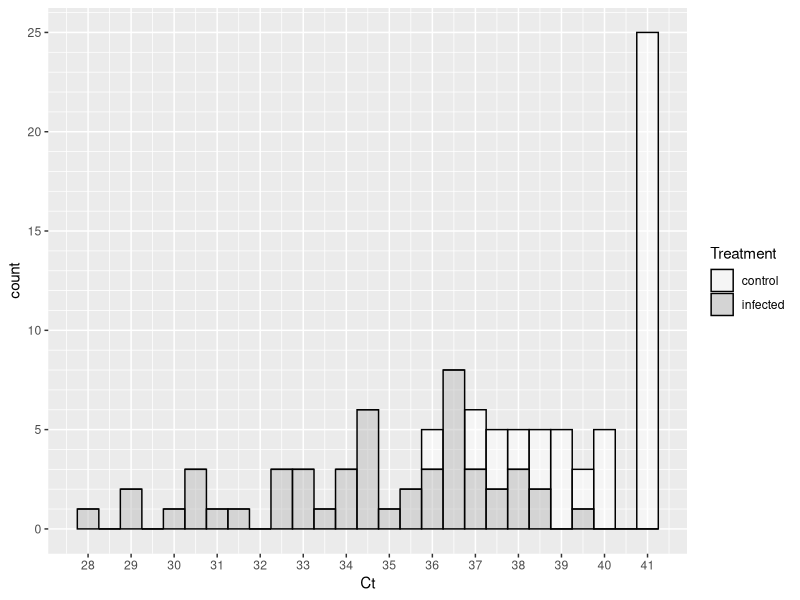
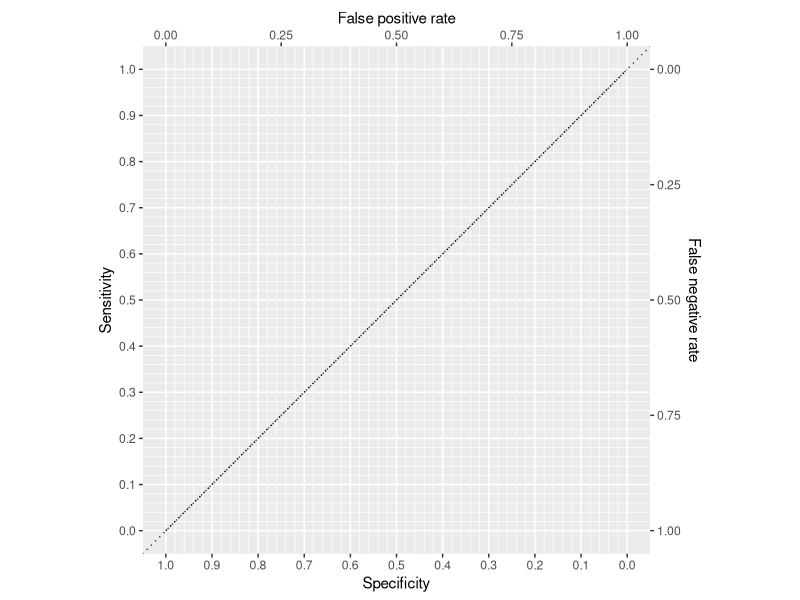
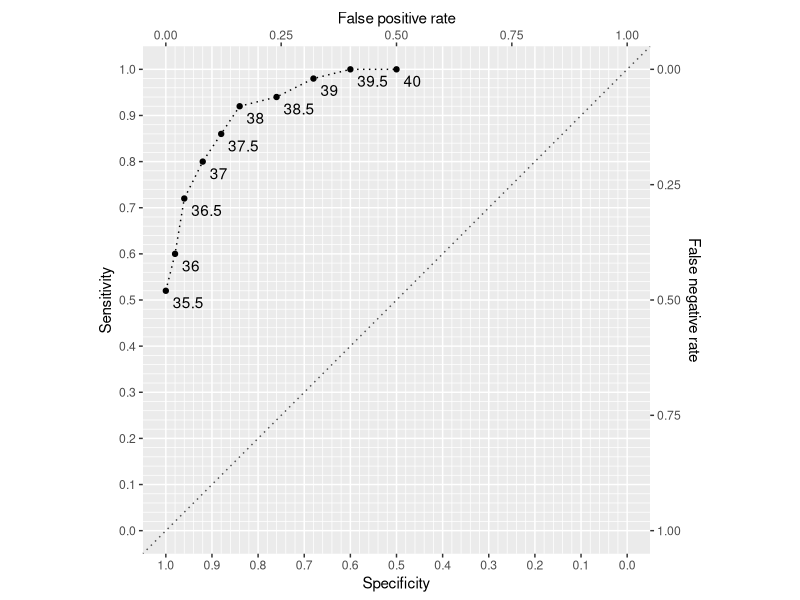

The R source for these figures, in order:
## ---- chunk 1
library(tufte)
# invalidate cache when the tufte version changes
knitr::opts_chunk$set(tidy = FALSE, 
                      message = FALSE, 
                      warning = FALSE,
                      echo = FALSE,
                      cache.extra = packageVersion('tufte'))
options(htmltools.dir.version = FALSE)
## ---- chunk 2
library(tidyverse)
# library(scales) # for prettier axis labels
# library(simecol) # for running model 
# theme_set(theme_minimal())
## ---- chunk 3
set.seed(101)
df <- tibble(Treatment = rep(c("infected", "control"), each = 50), 
       Ct = c(rnorm(50, mean = 35, sd = 3), rnorm(50, mean = 40, sd = 2.25))
) %>% 
  mutate(Ct = ifelse(Ct > 40, 41, Ct))


ggplot(df, aes(Ct, fill = Treatment)) + 
  geom_histogram(position = "stack", #center = 0.5,
                 binwidth = 1/2, 
                 alpha = 1/2, color = "black") + 
  scale_fill_manual(values = c("white", "gray")) +
  scale_x_continuous(breaks = 25:41) + 
  scale_y_continuous(minor_breaks = 0:50) 
## ---- chunk 4
# create table with Ct values along rows and numbers in columns
CTs = ( 80:(2*round(10*min(df$Ct[df$Treatment=="control"]))/10-1) )/2
TP <- FP <- TN <- FN <- Sensitivity <- Specificity <- numeric(length(CTs))
df2 <- tibble(Ct = CTs, TP, FP, TN, FN, Sensitivity, Specificity)
## ---- chunk 5
library(kableExtra)
knitr::kable(df2) %>% 
  kable_styling(bootstrap_options = "striped",
                full_width = TRUE) %>% 
  column_spec(2:7, color = "white")
## ---- chunk 6
# fill in actual values
for(i in 1: length(CTs)){
  TP[i] <- sum(df$Ct[df$Treatment=="infected"] <= CTs[i])
  FP[i] <- sum(df$Ct[df$Treatment=="control"] <= CTs[i])
  TN[i] <- sum(df$Ct[df$Treatment=="control"] > CTs[i])
  FN[i] <- sum(df$Ct[df$Treatment=="infected"] > CTs[i])
}
df2 <- tibble(Ct = CTs, TP, FP, TN, FN) %>% 
  mutate(Sensitivity = TP/(TP + FN),
         Specificity = TN/(TN + FP))
## ---- chunk 7
dfr <- tibble(Threshold = seq(0,100, length.out = 11),
             Specificity = (0:10)/10,#pnorm(q=Threshold, mean=30, sd=10, lower.tail=T),
             Sensitivity = (10:0)/10#pnorm(q=Threshold, mean=60, sd=10, lower.tail = F)) 
)

ggplot(dfr, aes(Specificity, Sensitivity)) + 
  geom_line(linetype = 3) + 
  scale_x_reverse("Specificity",
                  breaks = 0:10/10,
                  minor_breaks = 0:50/50,
                  sec.axis = sec_axis(~ 1- ., name="False positive rate")) + 
  scale_y_continuous("Sensitivity",
                     breaks = 0:10/10,
                     minor_breaks = 0:50/50,
                     sec.axis = sec_axis(~ 1- ., name="False negative rate")) +
  geom_abline(slope=1, intercept=1, linetype=3, color="gray30") +
  coord_equal()
## ---- chunk 8
ggplot(df2, aes(Specificity, Sensitivity)) + 
  geom_line(linetype = 3) + 
  geom_point() + 
  geom_text(aes(label = Ct), hjust = 0, nudge_x = 0.015, nudge_y = -0.025) + 
  scale_x_reverse("Specificity",
                  breaks = 0:10/10,
                  minor_breaks = 0:50/50,
                  sec.axis = sec_axis(~ 1- ., name="False positive rate")) + 
  scale_y_continuous("Sensitivity",
                     breaks = 0:10/10,
                     minor_breaks = 0:50/50,
                     sec.axis = sec_axis(~ 1- ., name="False negative rate")) +
  geom_abline(slope=1, intercept=1, linetype=3, color="gray30") +
  coord_equal(ylim = c(0,1), xlim=c(1,0))
